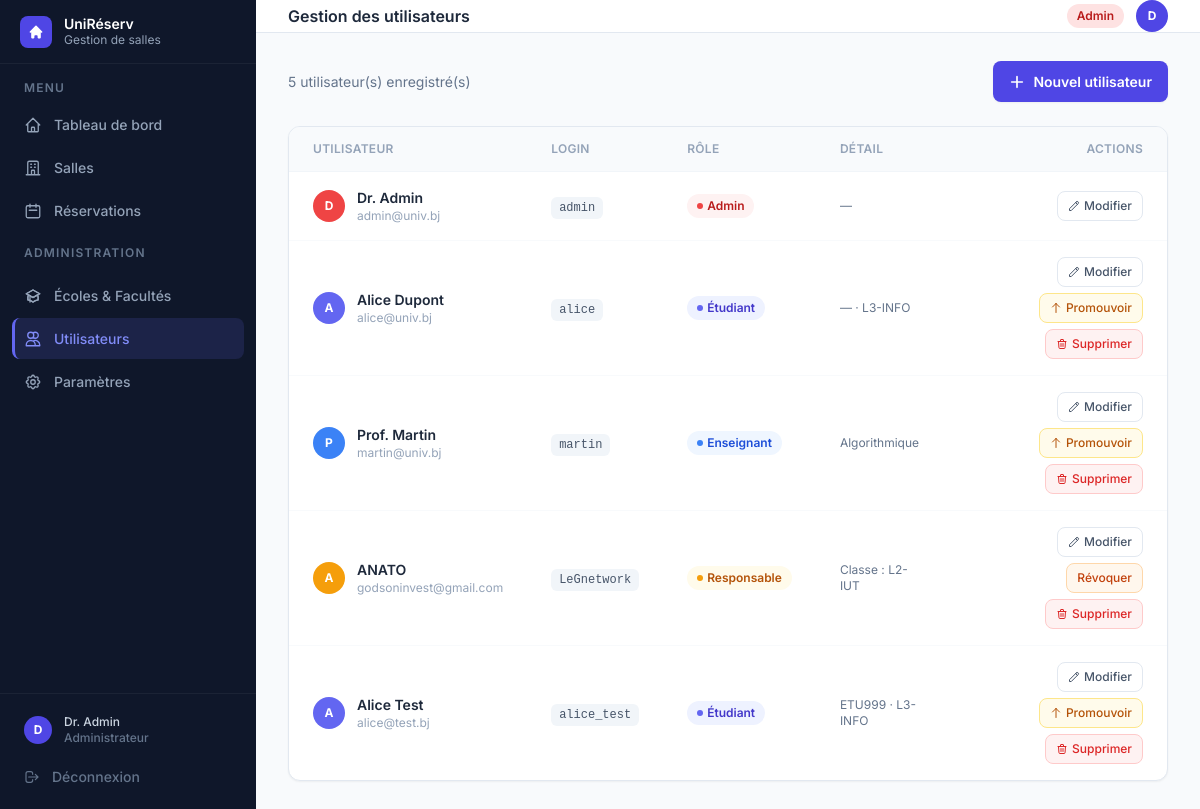
/utilisateurs (signed in), run on an earlier commit of the app's database.
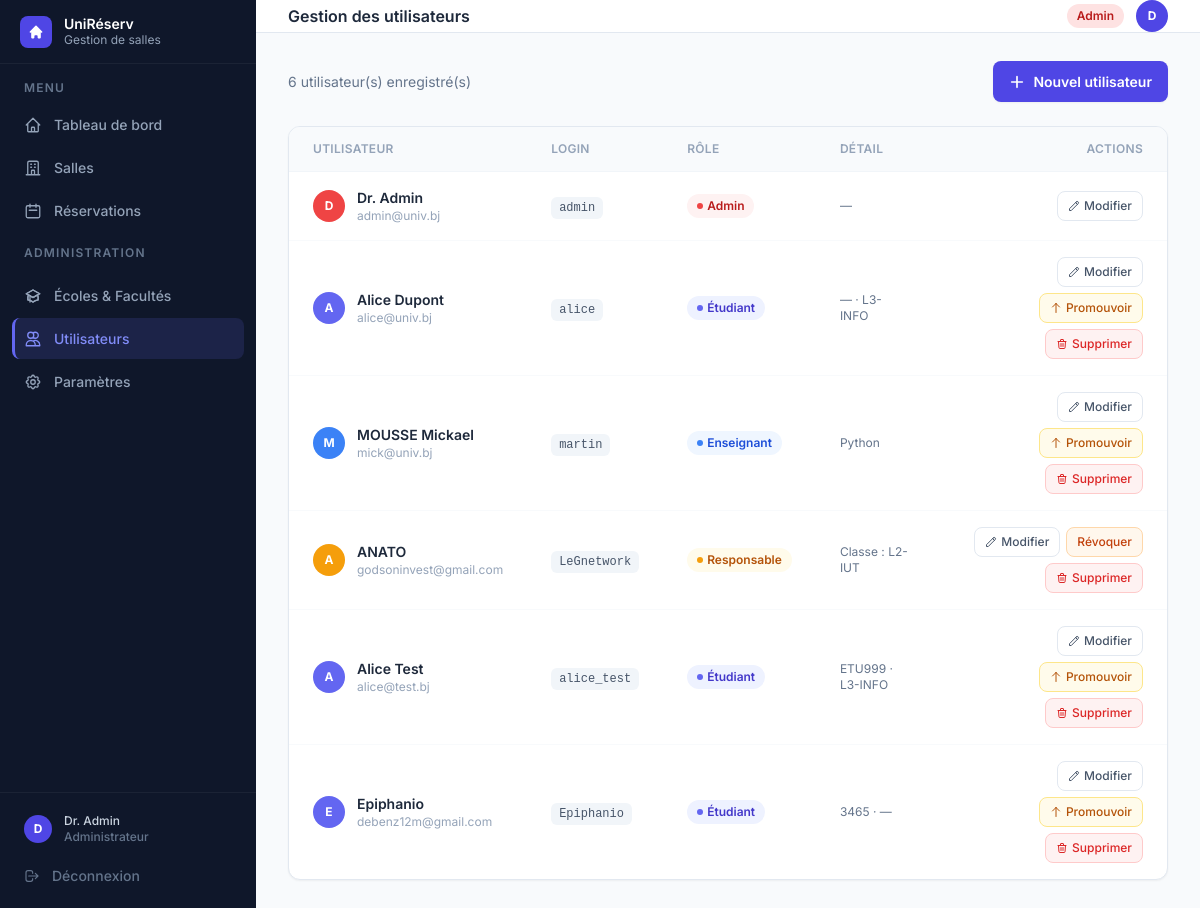
And on a later commit of the database.
### tables this page shows
CREATE TABLE utilisateurs (
            id               INTEGER PRIMARY KEY,
            nom              TEXT    NOT NULL,
            email            TEXT    NOT NULL UNIQUE,
            login            TEXT    NOT NULL UNIQUE,
            mot_de_passe     TEXT    NOT NULL,
            role             TEXT    NOT NULL,
            date_inscription TEXT    NOT NULL,
            matricule        TEXT,
            classe           TEXT,
            matiere          TEXT
        , ecole_id INTEGER, unite_formation_id INTEGER);

### app.py (the view)
@app.route("/utilisateurs")
@login_required
@admin_required
def utilisateurs():
    _, utilisateurs_dict, _, _ = get_data()
    return render_template("utilisateurs.html", active="utilisateurs",
                           utilisateurs=list(utilisateurs_dict.values()))

### templates/utilisateurs.html (shortened to what this page needs)
{% extends "base.html" %}
{% block heading %}Gestion des utilisateurs{% endblock %}
{% block content %}
<div class="flex items-center justify-between mb-6">
  <p class="text-slate-500 text-sm">{{ utilisateurs|length }} utilisateur(s) enregistré(s)</p>
  <a href="{{ url_for('utilisateurs_inscrire') }}" class="btn-primary">
    <svg class="w-4 h-4" fill="none" stroke="currentColor" stroke-width="2.5" viewBox="0 0 24 24"><path stroke-linecap="round" stroke-linejoin="round" d="M12 4v16m8-8H4"/></svg>
    Nouvel utilisateur
  </a>
</div>
<div class="bg-white rounded-xl border border-slate-200 shadow-sm overflow-hidden">
  {% if utilisateurs %}
  <div class="overflow-x-auto">
    <table class="w-full text-sm">
      <thead>
        <tr class="border-b border-slate-100 bg-slate-50">
          <th class="px-6 py-3.5 text-left text-xs font-semibold text-slate-400 uppercase tracking-wide">Utilisateur</th>
          <th class="px-6 py-3.5 text-left text-xs font-semibold text-slate-400 uppercase tracking-wide">Login</th>
          <th class="px-6 py-3.5 text-left text-xs font-semibold text-slate-400 uppercase tracking-wide">Rôle</th>
          <th class="px-6 py-3.5 text-left text-xs font-semibold text-slate-400 uppercase tracking-wide">Détail</th>
          <th class="px-6 py-3.5 text-right text-xs font-semibold text-slate-400 uppercase tracking-wide">Actions</th>
        </tr>
      </thead>
      <tbody>
        {% for u in utilisateurs %}
        <tr class="data-row border-b border-slate-50 last:border-0">
          <td class="px-6 py-4">
            <div class="flex items-center gap-3">
              <div class="w-8 h-8 rounded-full flex items-center justify-center text-white text-xs font-bold shrink-0
                {% if u.role=='admin' %}bg-red-500
                {% elif u.role=='responsable' %}bg-amber-500
                {% elif u.role=='enseignant' %}bg-blue-500
                {% else %}bg-indigo-500{% endif %}">
                {{ u.nom[0].upper() }}
              </div>
              <div>
                <p class="font-semibold text-slate-800">{{ u.nom }}</p>
                <p class="text-xs text-slate-400">{{ u.email }}</p>
              </div>
            </div>
          </td>
          <td class="px-6 py-4">
            <code class="text-xs bg-slate-100 text-slate-600 px-2 py-1 rounded-md font-mono">{{ u.login }}</code>
          </td>
          <td class="px-6 py-4">
            {% if u.role == 'admin' %}
              <span class="inline-flex items-center gap-1 px-2.5 py-1 rounded-full text-xs font-semibold bg-red-50 text-red-700"><span class="w-1.5 h-1.5 rounded-full bg-red-500"></span>Admin</span>
            {% elif u.role == 'responsable' %}
              <span class="inline-flex items-center gap-1 px-2.5 py-1 rounded-full text-xs font-semibold bg-amber-50 text-amber-700"><span class="w-1.5 h-1.5 rounded-full bg-amber-500"></span>Responsable</span>
            {% elif u.role == 'enseignant' %}
              <span class="inline-flex items-center gap-1 px-2.5 py-1 rounded-full text-xs font-semibold bg-blue-50 text-blue-700"><span class="w-1.5 h-1.5 rounded-full bg-blue-500"></span>Enseignant</span>
            {% else %}
              <span class="inline-flex items-center gap-1 px-2.5 py-1 rounded-full text-xs font-semibold bg-indigo-50 text-indigo-700"><span class="w-1.5 h-1.5 rounded-full bg-indigo-500"></span>Étudiant</span>
            {% endif %}
          </td>
          <td class="px-6 py-4 text-slate-500 text-xs">
            {% if u.role == 'etudiant' %}{{ u.matricule or '—' }} · {{ u.classe or '—' }}
            {% elif u.role == 'responsable' %}Classe : {{ u.classe or '—' }}
            {% elif u.role == 'enseignant' %}{{ u.matiere or '—' }}
            {% else %}—{% endif %}
          </td>
          <td class="px-6 py-4">
            <div class="flex items-center justify-end gap-1.5 flex-wrap">
              <a href="{{ url_for('utilisateurs_modifier', user_id=u.id) }}"
                 class="inline-flex items-center gap-1 px-2.5 py-1.5 rounded-lg border border-slate-200 hover:bg-slate-50 text-slate-600 text-xs font-medium transition">
                <svg class="w-3 h-3" fill="none" stroke="currentColor" stroke-width="2" viewBox="0 0 24 24"><path stroke-linecap="round" stroke-linejoin="round" d="M15.232 5.232l3.536 3.536m-2.036-5.036a2.5 2.5 0 113.536 3.536L6.5 21.036H3v-3.572L16.732 3.732z"/></svg>
                Modifier
              </a>
              {% if u.role != 'admin' and u.id != session.user_id %}
                {% if u.role in ('etudiant', 'enseignant') %}
                <form method="POST" action="{{ url_for('utilisateurs_promouvoir', user_id=u.id) }}" class="inline"
                      onsubmit="return promptClasse(this)">
                  <button type="submit"
                    class="inline-flex items-center gap-1 px-2.5 py-1.5 rounded-lg border border-amber-200 bg-amber-50 hover:bg-amber-100 text-amber-700 text-xs font-medium transition">
                    <svg class="w-3 h-3" fill="none" stroke="currentColor" stroke-width="2" viewBox="0 0 24 24"><path stroke-linecap="round" stroke-linejoin="round" d="M5 10l7-7m0 0l7 7m-7-7v18"/></svg>
                    Promouvoir
                  </button>
                </form>
                {% endif %}
                {% if u.role == 'responsable' %}
                <form method="POST" action="{{ url_for('utilisateurs_revoquer', user_id=u.id) }}" class="inline"
                      onsubmit="return confirm('Révoquer le rôle Responsable de {{ u.nom }} ?')">
                  <button type="submit"
                    class="inline-flex items-center gap-1 px-2.5 py-1.5 rounded-lg border border-orange-200 bg-orange-50 hover:bg-orange-100 text-orange-700 text-xs font-medium transition">
                    Révoquer
                  </button>
                </form>
                {% endif %}
                <form method="POST" action="{{ url_for('utilisateurs_supprimer', user_id=u.id) }}" class="inline"
                      onsubmit="return confirm('Supprimer l\'utilisateur {{ u.nom }} ?')">
                  <button type="submit"
                    class="inline-flex items-center gap-1 px-2.5 py-1.5 rounded-lg border border-red-200 bg-red-50 hover:bg-red-100 text-red-600 text-xs font-medium transition">
                    <svg class="w-3 h-3" fill="none" stroke="currentColor" stroke-width="2" viewBox="0 0 24 24"><path stroke-linecap="round" stroke-linejoin="round" d="M19 7l-.867 12.142A2 2 0 0116.138 21H7.862a2 2 0 01-1.995-1.858L5 7m5 4v6m4-6v6m1-10V4a1 1 0 00-1-1h-4a1 1 0 00-1 1v3M4 7h16"/></svg>
                    Supprimer
                  </button>
                </form>
              {% endif %}
            </div>
          </td>
        </tr>
        {% endfor %}
      </tbody>
    </table>
  </div>
  {% endif %}
</div>
{% endblock %}

### templates/base.html (shortened to what this page needs)
<!DOCTYPE html>
<html lang="fr" class="h-full">
<head>
  <script src="https://cdn.tailwindcss.com"></script>
</head>
<body class="h-full bg-slate-50 flex" style="font-family:'Inter',sans-serif">
  <aside class="w-64 bg-slate-900 flex flex-col fixed inset-y-0 left-0 z-30" style="background:linear-gradient(180deg,#0f172a 0%,#0f172a 100%)">
    <div class="h-16 flex items-center gap-3 px-5 border-b border-white/5">
      <div class="w-8 h-8 rounded-lg bg-indigo-600 flex items-center justify-center shrink-0">
        <svg class="w-4 h-4 text-white" fill="currentColor" viewBox="0 0 20 20">
          <path d="M10.707 2.293a1 1 0 00-1.414 0l-7 7a1 1 0 001.414 1.414L4 10.414V17a1 1 0 001 1h2a1 1 0 001-1v-2a1 1 0 011-1h2a1 1 0 011 1v2a1 1 0 001 1h2a1 1 0 001-1v-6.586l.293.293a1 1 0 001.414-1.414l-7-7z"/>
        </svg>
      </div>
      <div>
        <p class="text-white font-semibold text-sm leading-tight">UniRéserv</p>
        <p class="text-slate-400 text-xs">Gestion de salles</p>
      </div>
    </div>
    <nav class="flex-1 px-3 py-4 space-y-0.5 overflow-y-auto">
      <p class="text-slate-500 text-xs font-semibold uppercase tracking-widest px-3 mb-2">Menu</p>
      <a href="{{ url_for('dashboard') }}" class="nav-item {% if active=='dashboard' %}nav-item-active{% else %}nav-item-inactive{% endif %}">
        Tableau de bord
      </a>
      <a href="{{ url_for('salles') }}" class="nav-item {% if active=='salles' %}nav-item-active{% else %}nav-item-inactive{% endif %}">
        <svg style="width:18px;height:18px" fill="none" stroke="currentColor" stroke-width="1.75" viewBox="0 0 24 24">
          <path stroke-linecap="round" stroke-linejoin="round" d="M19 21V5a2 2 0 00-2-2H7a2 2 0 00-2 2v16m14 0h2m-2 0h-5m-9 0H3m2 0h5M9 7h1m-1 4h1m4-4h1m-1 4h1m-5 10v-5a1 1 0 011-1h2a1 1 0 011 1v5m-4 0h4"/>
        </svg>
        Salles
      </a>
      <a href="{{ url_for('reservations') }}" class="nav-item {% if active=='reservations' %}nav-item-active{% else %}nav-item-inactive{% endif %}">
        <svg style="width:18px;height:18px" fill="none" stroke="currentColor" stroke-width="1.75" viewBox="0 0 24 24">
          <path stroke-linecap="round" stroke-linejoin="round" d="M8 7V3m8 4V3m-9 8h10M5 21h14a2 2 0 002-2V7a2 2 0 00-2-2H5a2 2 0 00-2 2v12a2 2 0 002 2z"/>
        </svg>
        Réservations
      </a>
      {% if session.user_role == 'admin' %}
      <div class="pt-3 pb-1">
        <p class="text-slate-500 text-xs font-semibold uppercase tracking-widest px-3 mb-2">Administration</p>
      </div>
      <a href="{{ url_for('ecoles') }}" class="nav-item {% if active=='ecoles' %}nav-item-active{% else %}nav-item-inactive{% endif %}">
        Écoles & Facultés
      </a>
      <a href="{{ url_for('utilisateurs') }}" class="nav-item {% if active=='utilisateurs' %}nav-item-active{% else %}nav-item-inactive{% endif %}">
        <svg style="width:18px;height:18px" fill="none" stroke="currentColor" stroke-width="1.75" viewBox="0 0 24 24">
          <path stroke-linecap="round" stroke-linejoin="round" d="M12 4.354a4 4 0 110 5.292M15 21H3v-1a6 6 0 0112 0v1zm0 0h6v-1a6 6 0 00-9-5.197M13 7a4 4 0 11-8 0 4 4 0 018 0z"/>
        </svg>
        Utilisateurs
      </a>
      <a href="{{ url_for('parametres') }}" class="nav-item {% if active=='parametres' %}nav-item-active{% else %}nav-item-inactive{% endif %}">
        Paramètres
      </a>
      {% endif %}
    </nav>
    <div class="border-t border-white/5 p-3 space-y-0.5">
      <a href="{{ url_for('profil') }}" class="nav-item {% if active=='profil' %}nav-item-active{% else %}nav-item-inactive{% endif %} !py-2">
        <div class="w-7 h-7 rounded-full bg-indigo-600 flex items-center justify-center text-white text-xs font-bold shrink-0">
          {{ session.user_nom[0].upper() if session.user_nom else '?' }}
        </div>
        <div class="flex-1 min-w-0">
          <p class="text-slate-300 text-xs font-medium truncate">{{ session.user_nom }}</p>
          <p class="text-slate-500 text-xs truncate">
            {% if session.user_role == 'admin' %}Administrateur
            {% elif session.user_role == 'responsable' %}Responsable
            {% elif session.user_role == 'enseignant' %}Enseignant
            {% else %}Étudiant{% endif %}
          </p>
        </div>
      </a>
      <a href="{{ url_for('logout') }}" class="nav-item nav-item-inactive !text-slate-500 hover:!text-red-400">
        <svg style="width:16px;height:16px" fill="none" stroke="currentColor" stroke-width="1.75" viewBox="0 0 24 24">
          <path stroke-linecap="round" stroke-linejoin="round" d="M17 16l4-4m0 0l-4-4m4 4H7m6 4v1a3 3 0 01-3 3H6a3 3 0 01-3-3V7a3 3 0 013-3h4a3 3 0 013 3v1"/>
        </svg>
        Déconnexion
      </a>
    </div>
  </aside>
  <div class="ml-64 flex-1 flex flex-col min-h-screen">
    <header class="h-16 bg-white border-b border-slate-200 flex items-center justify-between px-8 sticky top-0 z-20">
      <h1 class="text-slate-800 font-semibold text-base">{% block heading %}{% endblock %}</h1>
      <div class="flex items-center gap-3">
        {% set role = session.user_role %}
        {% if role == 'admin' %}
          <span class="px-2.5 py-1 rounded-full text-xs font-semibold bg-red-100 text-red-700">Admin</span>
        {% elif role == 'responsable' %}
          <span class="px-2.5 py-1 rounded-full text-xs font-semibold bg-amber-100 text-amber-700">Responsable</span>
        {% elif role == 'enseignant' %}
          <span class="px-2.5 py-1 rounded-full text-xs font-semibold bg-blue-100 text-blue-700">Enseignant</span>
        {% else %}
          <span class="px-2.5 py-1 rounded-full text-xs font-semibold bg-indigo-100 text-indigo-700">Étudiant</span>
        {% endif %}
        <a href="{{ url_for('profil') }}" class="w-8 h-8 rounded-full bg-indigo-600 flex items-center justify-center text-white text-xs font-bold hover:bg-indigo-700 transition">
          {{ session.user_nom[0].upper() if session.user_nom else '?' }}
        </a>
      </div>
    </header>
    <main class="flex-1 px-8 py-7">
      {% block content %}{% endblock %}
    </main>
  </div>
</body>
</html>

What changed in the data, as far as the page shows it:
changed utilisateurs "martin": nom "P" → "M"; nom "Prof. Martin" → "MOUSSE Mickael"; email "martin@univ.bj" → "mick@univ.bj"; matiere "Algorithmique" → "Python"
added utilisateurs: nom "E", nom "Epiphanio", email "debenz12m@gmail.com", login "Epiphanio", role "etudiant" (drawn), matricule "3465", classe "—"
Also different on the page:
{{ utilisateurs|length }}: "5" → "6"
